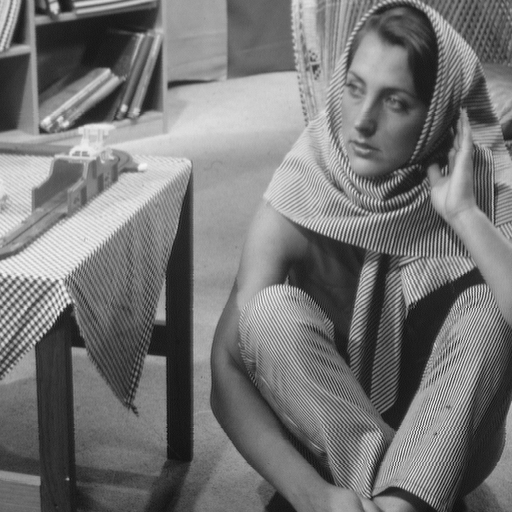
%> input picture Good_images/barbara.png, 512 x 512 px; the run also reads 3 pictures not shown here
$ octave PSNR_values.m   (GNU Octave 9; MATLAB toolbox functions it lacks are replaced by stand-ins)
%> lines starting %> are read from the running program, lines starting %| are printed output that depends on the picture
%% Compute the PSNR for all restored vs original figures
clear all
close all
clc

fileDir = fileparts(mfilename('fullpath'));
cd([fileDir,'\..\'])
Folder = fullfile([fileDir, '/../']);
addpath(Folder);
%% Barbara
barbara_o = imread('Good_images/barbara.png');
%> barbara_o is the input picture: size 512x512 uint8; min 12, max 246, mean 117.4
barbara_r = rgb2gray(imread('Results/Barbara_restored.png'));
%> barbara_r: size 512x512 uint8; min 15, max 245, mean 117.4

PSNR_barbara = psnr(barbara_o,barbara_r);
%> PSNR_barbara = 33.98

%% Boat
boat_o = imread('Good_images/boat_512.png');
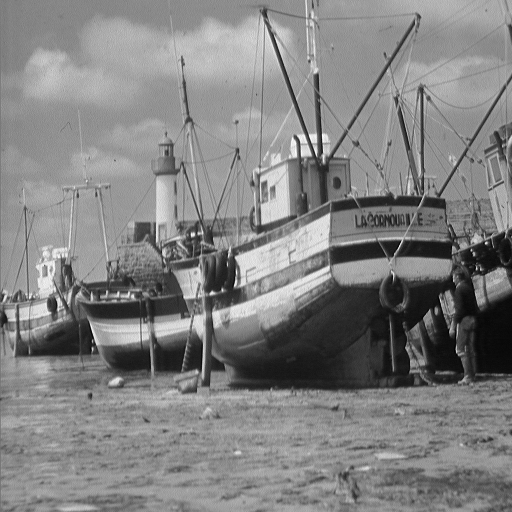
%> input picture Good_images/boat_512.png, 512 x 512 px
%> boat_o is the input picture: size 512x512 uint8; min 0, max 255, mean 129.7
boat_r = rgb2gray(imread('Results/Boat_restored.png'));
%> boat_r: size 512x512 uint8; min 3, max 249, mean 129.6

PSNR_boat= psnr(boat_o,boat_r);
%> PSNR_boat = 32.96

%% House
house_o = imread('Good_images/house_gray.png');
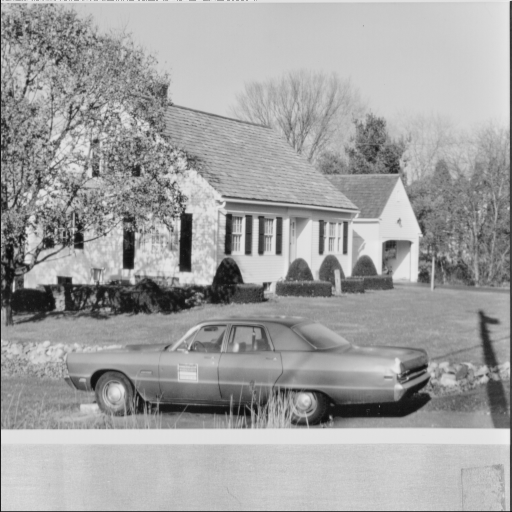
%> input picture Good_images/house_gray.png, 512 x 512 px
%> house_o is the input picture: size 512x512 uint8; min 8, max 236, mean 161.4
house_r = rgb2gray(imread('Results/House_restored.png'));
%> house_r: size 512x512 uint8; min 11, max 239, mean 161.4

PSNR_house= psnr(house_o,house_r);
%> PSNR_house = 32.57

%% Lena
%> (the run ends here)
